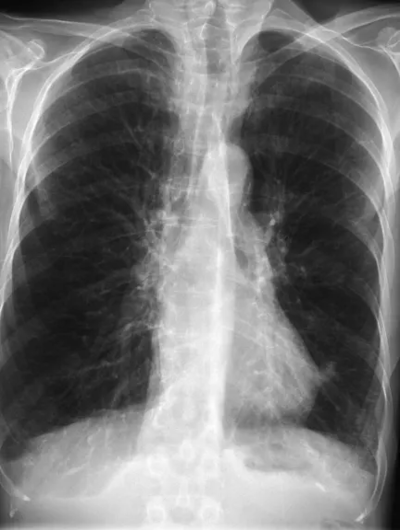
%> input picture week_2/normalLung.png, 400 x 530 px
$ octave Practical02Ex03.m   (GNU Octave 9; MATLAB toolbox functions it lacks are replaced by stand-ins)
%> lines starting %> are read from the running program, lines starting %| are printed output that depends on the picture
clear all;
close all;
clc;

L = imread("normalLung.png"); %Load image
%> L is the input picture: size 530x400 uint8; min 3, max 253, mean 119.1
L = double(L);
%> L: size 530x400 double
M=size(L,1); %Get rows
%> M = 530
N=size(L,2); %Get columns
%> N = 400


%Step 1, find the mean
xRayArithmeticMean = mean2(L);
%> xRayArithmeticMean = 119.1
disp(['Arithmetic Mean: ' num2str(xRayArithmeticMean)]);
%| Arithmetic Mean: 119.1162

%Step 2, subtract the mean from each pixel and square result
Lsubtracted = (L - xRayArithmeticMean);
Lsubtracted = Lsubtracted.^2;
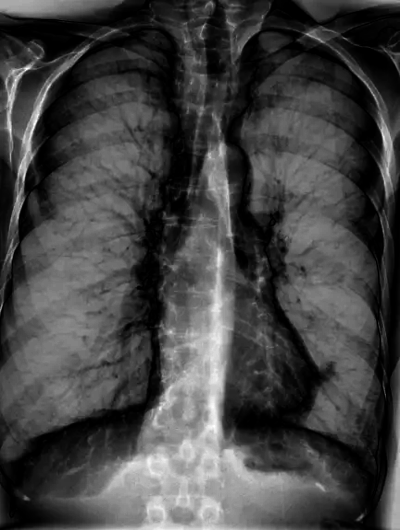
%> Lsubtracted: size 530x400 double; min 0.0135, max 17924.9, mean 4811.5; drawn with min black and max white

%Step 3, Sum up all the values
sumOfLsubtracted = sum(sum(Lsubtracted)); %We do twice as it is 2D Matrix
%> sumOfLsubtracted = 1.02e+09

%Step 4, sqrt the mean to get the RMS
mean = sumOfLsubtracted * (1/(M * N));
%> mean = 4811.5
sqrtMean = sqrt(mean);
%> sqrtMean = 69.36

fprintf('\nRMS: %.2f', sqrtMean);
%| RMS: 69.36

$ run again, with week_2/face.bmp saved as week_2/normalLung.png
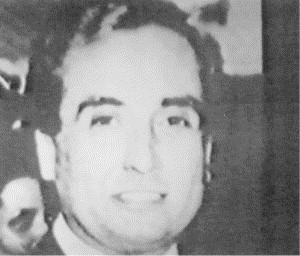
%> input picture week_2/face.bmp, 300 x 256 px
%> L is the input picture: size 256x300 uint8; min 26, max 251, mean 144.3
%> L: size 256x300 double
%> xRayArithmeticMean = 144.3
%| Arithmetic Mean: 144.2891
%> `Lsubtracted = (L - xRayArithmeticMean);`:
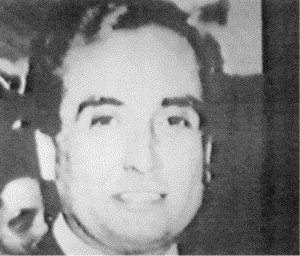
%> Lsubtracted: size 256x300 double; min -118.3, max 106.7, mean 0; drawn with min black and max white
%> `Lsubtracted = Lsubtracted.^2;`:
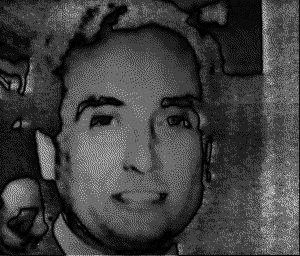
%> Lsubtracted: size 256x300 double; min 0.0836, max 13992.3, mean 3546.9; drawn with min black and max white
%> sumOfLsubtracted = 272403397.2
%> mean = 3546.9
%> sqrtMean = 59.56
%| RMS: 59.56

$ run again, with week_2/nuchalTranslucency.bmp saved as week_2/normalLung.png
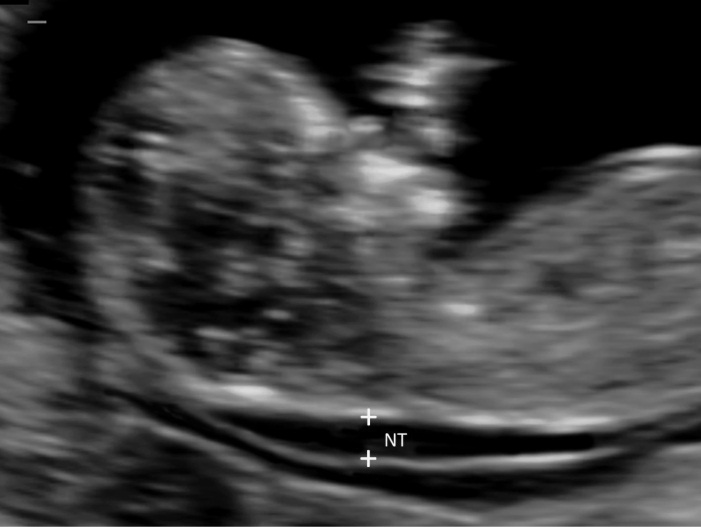
%> input picture week_2/nuchalTranslucency.bmp, 701 x 527 px
%> L is the input picture: size 527x701 uint8; min 0, max 248, mean 56.8
%> L: size 527x701 double
%> xRayArithmeticMean = 56.8
%| Arithmetic Mean: 56.8005
%> `Lsubtracted = Lsubtracted.^2;`:
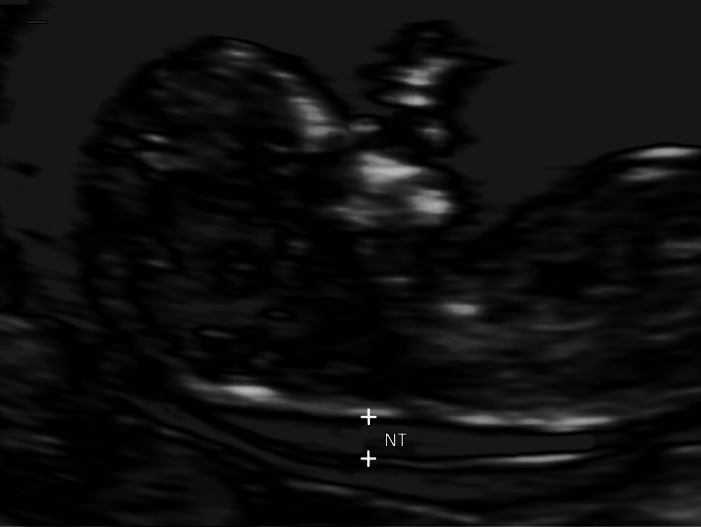
%> Lsubtracted: size 527x701 double; min 0.0398, max 36557.2, mean 2202.3; drawn with min black and max white
%> sumOfLsubtracted = 813603072.4
%> mean = 2202.3
%> sqrtMean = 46.93
%| RMS: 46.93
